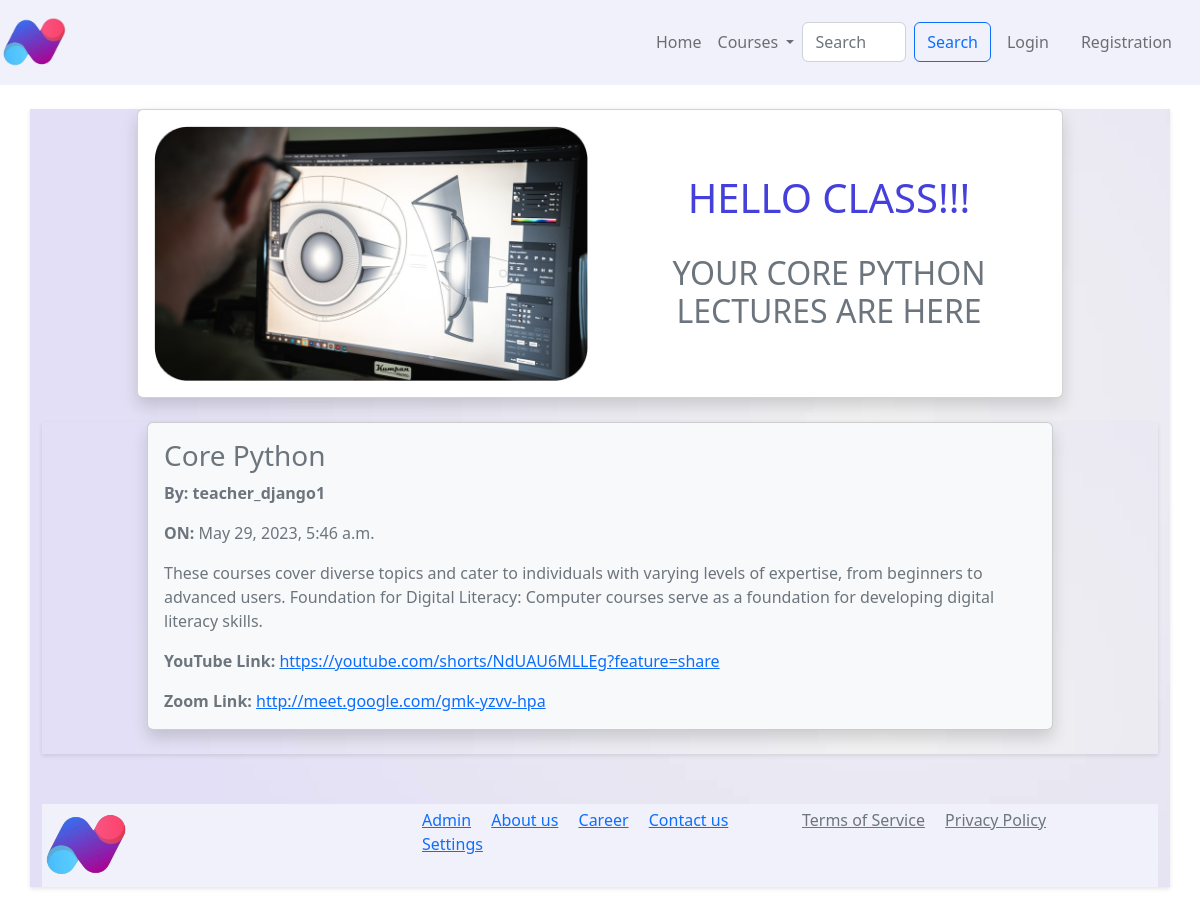
The app's page /study3/ with its own data.
### app/models.py (models this page shows, shortened)
class Lecture3(models.Model):
    title = models.CharField(max_length=200)
    content = models.TextField()
    date_posted = models.DateTimeField(default=timezone.now)
    author = models.ForeignKey(User, on_delete=models.CASCADE)
    youtube_link = models.URLField(blank=True)
    zoom_link = models.URLField(blank=True)
    pdf_file = models.FileField(upload_to='pdf_files/', blank=True)
    word_file = models.FileField(upload_to='word_files/', blank=True)
    internet_link = models.URLField(blank=True)
    class Meta:
        permissions = (
            ('create_lecture', 'Can create a lecture'),
            ('view_my_lecture', 'Can view a lecture'),
        )

### app/views.py (the view)
# urls.py: path('study3/', views.study3, name='study3'),
def study3(request):
    lectures = Lecture3.objects.all()
    return render(request, 'app/study3.html', {'lectures': lectures})

### app/templates/app/study3.html (shortened to what this page needs)
{% extends 'app/base.html' %}
{% load static %}
{% block main-content %}
<div class="container my-4" style="background-image: url('{% static 'app/images/pics/backgteach.jpg' %}'); box-shadow: 0px 2px 4px rgba(0, 0, 0, 0.1);">
  <div class="row">
  <div class="offset-1 col-10">
    <div class="card text-muted rounded shadow">
      <div class="card-body text-center">
        <div class="row">
          <div class="col-md-6">
            <img src="{% static 'app\images\pics\n3.png' %}" class="img-fluid rounded-start" alt="...">
          </div>
          <div class="col-md-6">
            <br><br>
            <h1 class="card-title text-muted" style="color: #4540D9 !important;" >HELLO CLASS!!!</h1>
            <br>
            <h2 class="card-title text-muted">YOUR CORE PYTHON LECTURES ARE HERE</h2>
          </div>
        </div>
      </div>
    </div>
  </div>
</div>
<div class="container my-4" style="background-image: url('{% static 'app/images/pics/backgteach.jpg' %}'); box-shadow: 0px 2px 4px rgba(0, 0, 0, 0.1);">
  <div class="row" style="margin-top: 20px; margin-bottom: 20px;">
    {% for lecture in lectures %}
      <div class="offset-1 col-10">
        <div class="card bg-light rounded shadow mb-4" style="background-color: #F1F1FB;">
          <div class="card-body">
            <h3 class="card-title text-muted">{{ lecture.title }}</h3>
            <p class="card-text text-muted"><b>By: {{ lecture.author }}</b></p>
            <p class="card-text text-muted"><b>ON: </b>{{ lecture.date_posted }}</p>
            <p class="card-text text-muted">{{ lecture.content }}</p>
            {% if lecture.youtube_link %}
              <p class="card-text text-muted"><b>YouTube Link: </b><a href="{{ lecture.youtube_link }}">{{ lecture.youtube_link }}</a></p>
            {% endif %}
            {% if lecture.zoom_link %}
              <p class="card-text text-muted"><b>Zoom Link: </b><a href="{{ lecture.zoom_link }}">{{ lecture.zoom_link }}</a></p>
            {% endif %}
          </div>
        </div>
      </div>
    {% endfor %}
  </div>
</div>
{% endblock main-content %}

### records on screen
Lecture3: title "Core Python", author "teacher_django1", date_posted "May 29, 2023, 5:46 a.m.", content "These courses cover diverse topics and cater to individuals with varying levels of expertise, from beginners to advanced users. Foundation for Digital Literacy: Computer courses serve as a foundation for developing digital literacy skills.", youtube_link "https://youtube.com/shorts/NdUAU6MLLEg?feature=share", zoom_link "http://meet.google.com/gmk-yzvv-hpa"
